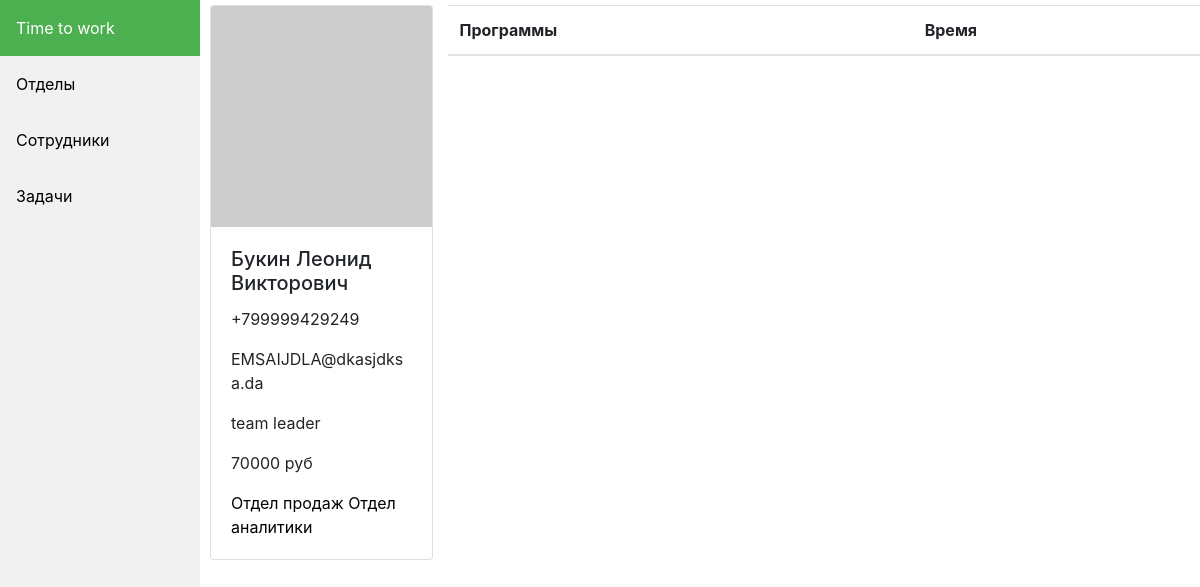
The app's page /view/2 (signed in) with its own data.
### tables this page shows
CREATE TABLE `users` (
  `id` int(11) NOT NULL,
  `fullName` varchar(255) NOT NULL,
  `gender` varchar(20) NOT NULL,
  `phone` varchar(255) NOT NULL,
  `email` varchar(255) NOT NULL,
  `position` int(11) NOT NULL
);

CREATE TABLE `positions` (
  `id` int(11) NOT NULL,
  `title` varchar(255) NOT NULL,
  `salary` float NOT NULL
);

### config/routes.php (called while the page is built)
<?php
    return array(
        'employees/view/([0-9]+)' => 'employees/view/$1',
        'employees/edit/([0-9]+)' => 'employees/edit/$1',
        'employees/add' => 'employees/add',
        'employees' => 'employees/index',
        'tasks/view/([0-9]+)' => 'tasks/view/$1',
        'tasks/edit/([0-9]+)' => 'tasks/edit/$1',
        'tasks/add' => 'tasks/add',
        'tasks' => 'tasks/index',
        'departments/view/([0-9]+)' => 'departments/view/$1',
        'departments/add' => 'departments/add',
        'departments' => 'departments/index',
        'api/users' => 'api/users',
        'api/tasks' => 'api/tasks',
        'api/login' => 'api/login',
        'api' => 'api',
        '' => 'site/index',
        'login' => 'site/login'
    );

### controllers/EmployeesController.php (called while the page is built, shortened)
<?php
    include_once ROOT. '/models/Employees.php';
    class EmployeesController
    {
        public function actionView($id)
        {
            $employee = Employees::getEmployeeById($id);
            require_once(ROOT . '/view/Employees/view.php');
            return true;
        }
    }

### index.php (called while the page is built, shortened)
<?php
    require_once(ROOT.'/components/Router.php');
    $router = new Router();
    $router->run();

### models/Employees.php (called while the page is built, shortened)
<?php
class Employees
{
    private static function trimName($fullName)
    {
        $tName = explode(' ', $fullName);
        $result = array(
            'name' => $tName[1],
            'surname' => $tName[0],
            'lastname' => $tName[2]
        );
        return $result;
    }
    private static function getShortName($fullname)
    {
        $tname = static::trimName($fullname);
        return $tname['surname'] . ' ' . mb_substr($tname['name'], 0, 1) . '.' . mb_substr($tname['lastname'], 0, 1) . '.';
    }
    public static function getEmployeeById($id)
    {
        $employee = array();
        $db = Db::getConnection();
        $result = $db->query(
            'SELECT users.fullName, users.phone, users.email, users.gender, positions.title as position, positions.salary '
            . 'FROM users '
            . 'JOIN positions on positions.id = users.position '
            . 'WHERE users.id = \''.$id.'\';'
        );
        while($row = $result->fetch()){
            $fullname = static::trimName($row['fullName']);
            $employee['id'] = $id;
            $employee['name'] = $fullname['name'];
            $employee['surname'] = $fullname['surname'];
            $employee['lastname'] = $fullname['lastname'];
            $employee['shortName'] = static::getShortName($row['fullName']);
            $employee['phone'] = $row['phone'];
            $employee['email'] = $row['email'];
            $employee['gender'] = $row['gender'];
            $employee['position'] = $row['position'];
            $employee['salary'] = $row['salary'];
        }
        $result_Departments = $db->query(
            'SELECT departments.title as department '
            . 'FROM departments '
            . 'JOIN department_staff on department_staff.departments_id = departments.id '
            . 'JOIN users on users.id = department_staff.workers_id '
            . 'WHERE users.id = \'' . $id . '\';'
        );
        $departments = array();
        while($row_d = $result_Departments->fetch()){
            array_push($departments,$row_d['department']);
        }
        $employee['departments'] = $departments;
        return $employee;
    }
}

### view/Employees/view.php (the view, shortened to what this page needs)
<div class="row">
    <div class="col-lg-3 col-md-3 col-sm-3">
        <div class="card">
            <img src="https://via.placeholder.com/256" class="card-img-top" alt="">
            <div class="card-body">
                <h5 class="card-title"><?php echo $employee['surname'] . ' ' . $employee['name'] . ' ' . $employee['lastname']; ?></h5>
                <p class="card-text"><?php echo $employee['phone']; ?></p>
                <p class="card-text"><?php echo $employee['email']; ?></p>
                <p class="card-text"><?php echo $employee['position']; ?></p>
                <p class="card-text"><?php echo $employee['salary'] . ' руб'; ?></p>
                <p class="card-text">
                    <?php foreach($employee['departments'] as $item): ?>
                        <a href="#"><? echo $item; ?></a>
                    <?php endforeach; ?>
                </p>
            </div>
        </div>
    </div>
    <table class="table col-lg-9">
        <thead>
            <tr scope="col">
                <th scope="col">Программы</th>
                <th scope="col">Время</th>
            </tr>
        </thead>
        <tbody>
        </tbody>
    </table>
</div>

### components/Router.php (shortened to what this page needs)
<?php
    class Router
    {
        private $routes;
        public function __construct()
        {
            $routesPath = ROOT.'/config/routes.php';
            $this->routes = include($routesPath);
        }
        private function getURI()
        {
            if (!empty($_SERVER['REQUEST_URI'])){
                $uri = trim($_SERVER['REQUEST_URI'], '/');
            }
            return $uri;
        }
        public function run()
        {
            $uri = $this->getURI();
            foreach ($this->routes as $uriPattern => $path) {
                if(preg_match("~$uriPattern~", $uri)){
                    $internalRoute = preg_replace("~$uriPattern~", $path, $uri);
                    $segment = explode('/', $internalRoute);
                    $controllerName = array_shift($segment);
                    $actionName = 'action'.ucfirst(array_shift($segment));
                    $parameters = $segment;
                    $controllerObject = new $controllerName();
                    $result = call_user_func_array(array($controllerObject, $actionName), $parameters);
                    if ($result != null) {
                        break;
                    }
                }
            }
        }
    }

### view/css/style.css (style rules this page uses)
a, a:hover { color: black; }
.sidenav { margin: 0; padding: 0; width: 200px; background-color: #f1f1f1; position: fixed; height: 100%; overflow: auto; }
.sidenav a { display: block; color: black; padding: 16px; text-decoration: none; }
.sidenav a.active { background-color: #4CAF50; color: white; }
div.content { margin-left: 200px; padding: 5px 10px; height: 100%; }

### records on screen
users: value "Time to work Отделы Сотрудники Задачи", surname "Букин", name "Леонид", lastname "Викторович", phone "+799999429249", email "EMSAIJDLA@dkasjdksa.da", positions.title "team leader", positions.salary "70000", item "Отдел продаж", item "Отдел аналитики"
